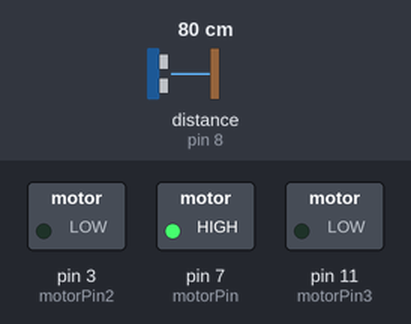
The sketch below on a simulated Arduino Uno, built with avr-gcc and run on an emulated ATmega328P. On the bench: switched loads named in the sketch (green lamp = pin HIGH). The test bench sets the inputs (shaded band); at power-on: distance to the obstacle (sensor on pin 8) 80 cm. The echo pulse lasts 58.3 µs per cm; pins used as bus, display or sensor lines are not drawn.

Above: at 1.2 s.
1.3 s: distance to the obstacle (sensor on pin 8) set to 34 cm
At 10.9 s:
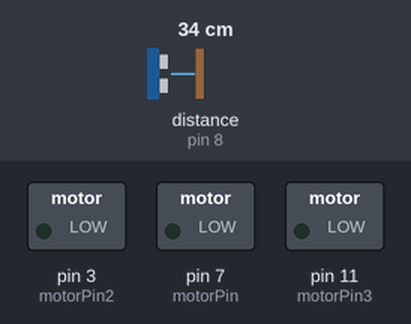
16.3 s: distance to the obstacle (sensor on pin 8) set to 29 cm
Timing chart, 0 to 19.3 s (numbered marks = the images above; inputs shaded):
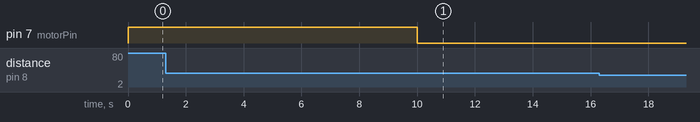

The sketch:

iFeeder_Code_.ino
```cpp
/************************************************************************************************************
  TITLE:          iFeeder Automatic Pet Food Dispenser
  Created by:     Hansen Li, Benjamin Wu, Kevin Wu
  DATE:   11/24/2019

  Description:
    Electronic Components:
      - 3 DC motors
      - 1 Ultrasonic Sensor
      - 1 Arduino Uno
      - Breadboard
      - Connecting Wires
      - Resistors

iFeeder
Inspired by starving pets in Venezuela
Food, snack, water dispenser
Personalized feeding schedule
Customizable meal portions
User friendly schedule setup

***************************************************************************************************************/
int motorPin = 7;
int motorPin2 = 3;
int motorPin3 = 11;
#define trigger 9 //for Ultrasonic sensor
#define echo 8 //for Ultrasonic sensor
float time=0, distance=0;

/*
* setup() - this function runs once when you turn your Arduino on
* Defines which pins are INPUT or OUTPUT
*/

void setup()
{
pinMode(motorPin, OUTPUT);
pinMode(motorPin2, OUTPUT);
pinMode(motorPin3, OUTPUT);
pinMode(trigger,OUTPUT);
pinMode(echo,INPUT);
}

/*
* loop() - this function will start after setup finishes and then repeat
* Input: User expected to run program at exactly 9:00 AM
* Refills water after every meal if needed
*/

void loop() {
 food_motor() ; //Breakfast at 9:00 AM
 water_motor();
 delay(7200000);
 snack_motor(); //Snack at 11:00 AM
 water_motor();
 delay(5400000);
 food_motor(); //Lunch at 12:30 PM
 water_motor();
 delay(12600000);
 snack_motor(); //Snack at 4:00 PM
 water_motor();
 delay(14400000);
 food_motor(); //Dinner at 8:00 PM
 water_motor();
 delay(39600000);
}

/*
 * food_motor() - this function will dispense the food at 9:00 AM, 12:30 PM, 8:00 PM
 * Turns on DC motor for 10 seconds and turns off to dispense food
 */

void food_motor(){
  int onTime = 10000;
  digitalWrite(motorPin, HIGH);
  delay(onTime);
  digitalWrite(motorPin, LOW);
}

/*
 * snack_motor() - this function will dispense the snacks at 11:00 AM, 4:00 PM
 * Turns on DC motor for 10 seconds and turns off to dispense food
 */

void snack_motor(){
  int onTime = 10000;
  digitalWrite(motorPin2, HIGH);
  delay(onTime);
  digitalWrite(motorPin2, LOW);
}

/*
 * measure_distance() - this function measures distance of dispenser tray and ultrasonic sensor
 */

void measure_distance()
{
 digitalWrite(trigger,LOW);
 delayMicroseconds(2);
 digitalWrite(trigger,HIGH);
 delayMicroseconds(10);
 digitalWrite(trigger,LOW);
 delayMicroseconds(2);
 time = pulseIn(echo,HIGH);
 distance=time*340/20000;
}

/*
 * water_motor() - this function dispenses water depending on how much water is left in the tray
 * If distance of water to sensor is less than 30 cm, water dispensed for 5 seconds
 * Delay 0.5 seconds to avoid bouncing
 */

void water_motor(){
 measure_distance();
 if(distance < 30){
  digitalWrite(motorPin3, HIGH);
  delay(5000);
 }else{
   digitalWrite(motorPin3, LOW);
 }
 delay(500);
}
```

Measured:
- after the input at 16.3 s, every drawn part: stays the same
